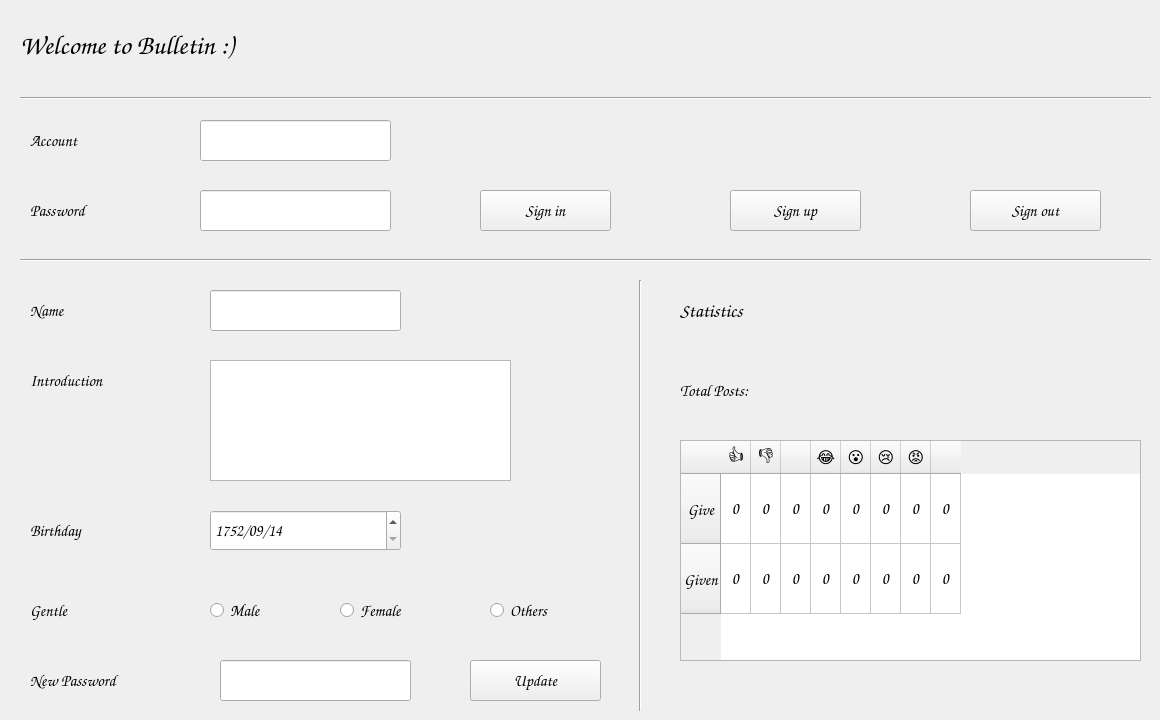
    <widget class="QWidget" name="user_tab">
     <attribute name="title">
      <string>User Profile</string>
     </attribute>
     <widget class="QLineEdit" name="acct">
      <property name="geometry">
       <rect>
        <x>200</x>
        <y>120</y>
        <width>191</width>
        <height>41</height>
       </rect>
      </property>
      <property name="font">
       <font>
        <family>Comic Sans MS</family>
        <pointsize>12</pointsize>
       </font>
      </property>
      <property name="text">
       <string/>
      </property>
     </widget>
     <widget class="QLineEdit" name="pwd">
      <property name="geometry">
       <rect>
        <x>200</x>
        <y>190</y>
        <width>191</width>
        <height>41</height>
       </rect>
      </property>
      <property name="font">
       <font>
        <family>Comic Sans MS</family>
        <pointsize>12</pointsize>
       </font>
      </property>
      <property name="inputMask">
       <string/>
      </property>
      <property name="text">
       <string/>
      </property>
      <property name="echoMode">
       <enum>QLineEdit::Password</enum>
      </property>
     </widget>
     <widget class="QLabel" name="acct_lb">
      <property name="geometry">
       <rect>
        <x>30</x>
        <y>120</y>
        <width>151</width>
        <height>41</height>
       </rect>
      </property>
      <property name="font">
       <font>
        <family>Comic Sans MS</family>
        <pointsize>12</pointsize>
       </font>
      </property>
      <property name="text">
       <string>Account</string>
      </property>
     </widget>
     <widget class="QLabel" name="pwd_lb">
      <property name="geometry">
       <rect>
        <x>30</x>
        <y>190</y>
        <width>151</width>
        <height>41</height>
       </rect>
      </property>
      <property name="font">
       <font>
        <family>Comic Sans MS</family>
        <pointsize>12</pointsize>
       </font>
      </property>
      <property name="text">
       <string>Password</string>
      </property>
     </widget>
     <widget class="QPushButton" name="sign_in_btn">
      <property name="geometry">
       <rect>
        <x>480</x>
        <y>190</y>
        <width>131</width>
        <height>41</height>
       </rect>
      </property>
      <property name="font">
       <font>
        <family>Comic Sans MS</family>
        <pointsize>12</pointsize>
       </font>
      </property>
      <property name="text">
       <string>Sign in</string>
      </property>
     </widget>
     <widget class="Line" name="h_line2">
      <property name="geometry">
       <rect>
        <x>20</x>
        <y>250</y>
        <width>1131</width>
        <height>20</height>
       </rect>
      </property>
      <property name="font">
       <font>
        <family>Comic Sans MS</family>
        <pointsize>12</pointsize>
       </font>
      </property>
      <property name="orientation">
       <enum>Qt::Horizontal</enum>
      </property>
     </widget>
     <widget class="QPushButton" name="sign_up_btn">
      <property name="geometry">
       <rect>
        <x>730</x>
        <y>190</y>
        <width>131</width>
        <height>41</height>
       </rect>
      </property>
      <property name="font">
       <font>
        <family>Comic Sans MS</family>
        <pointsize>12</pointsize>
       </font>
      </property>
      <property name="text">
       <string>Sign up</string>
      </property>
     </widget>
     <widget class="QLabel" name="wel_lb">
      <property name="geometry">
       <rect>
        <x>20</x>
        <y>20</y>
        <width>571</width>
        <height>51</height>
       </rect>
      </property>
      <property name="font">
       <font>
        <family>Comic Sans MS</family>
        <pointsize>20</pointsize>
       </font>
      </property>
      <property name="text">
       <string>Welcome to Bulletin :)</string>
      </property>
     </widget>
     <widget class="Line" name="h_line1">
      <property name="geometry">
       <rect>
        <x>20</x>
        <y>90</y>
        <width>1131</width>
        <height>16</height>
       </rect>
      </property>
      <property name="font">
       <font>
        <family>Comic Sans MS</family>
        <pointsize>12</pointsize>
       </font>
      </property>
      <property name="orientation">
       <enum>Qt::Horizontal</enum>
      </property>
     </widget>
     <widget class="QWidget" name="profile" native="true">
      <property name="geometry">
       <rect>
        <x>30</x>
        <y>280</y>
        <width>1111</width>
        <height>431</height>
       </rect>
      </property>
      <property name="font">
       <font>
        <family>Comic Sans MS</family>
        <pointsize>12</pointsize>
       </font>
      </property>
      <widget class="QLabel" name="gndr_lb">
       <property name="geometry">
        <rect>
         <x>0</x>
         <y>310</y>
         <width>151</width>
         <height>41</height>
        </rect>
       </property>
       <property name="font">
        <font>
         <family>Comic Sans MS</family>
         <pointsize>12</pointsize>
        </font>
       </property>
       <property name="text">
        <string>Gentle</string>
       </property>
      </widget>
      <widget class="QRadioButton" name="others">
       <property name="enabled">
        <bool>true</bool>
       </property>
       <property name="geometry">
        <rect>
         <x>460</x>
         <y>310</y>
         <width>131</width>
         <height>41</height>
        </rect>
       </property>
       <property name="font">
        <font>
         <family>Comic Sans MS</family>
         <pointsize>12</pointsize>
        </font>
       </property>
       <property name="text">
        <string>Others</string>
       </property>
       <property name="checkable">
        <bool>true</bool>
       </property>
       <property name="checked">
        <bool>false</bool>
       </property>
       <property name="autoExclusive">
        <bool>true</bool>
       </property>
      </widget>
      <widget class="QLineEdit" name="new_pwd">
       <property name="enabled">
        <bool>true</bool>
       </property>
       <property name="geometry">
        <rect>
         <x>190</x>
         <y>380</y>
         <width>191</width>
         <height>41</height>
        </rect>
       </property>
       <property name="font">
        <font>
         <family>Comic Sans MS</family>
         <pointsize>12</pointsize>
        </font>
       </property>
       <property name="inputMask">
        <string/>
       </property>
       <property name="text">
        <string/>
       </property>
       <property name="echoMode">
        <enum>QLineEdit::Password</enum>
       </property>
      </widget>
      <widget class="QLabel" name="birth_lb">
       <property name="geometry">
        <rect>
         <x>0</x>
         <y>230</y>
         <width>151</width>
         <height>41</height>
        </rect>
       </property>
       <property name="font">
        <font>
         <family>Comic Sans MS</family>
         <pointsize>12</pointsize>
        </font>
       </property>
       <property name="text">
        <string>Birthday</string>
       </property>
      </widget>
      <widget class="QLabel" name="intro_lb">
       <property name="geometry">
        <rect>
         <x>0</x>
         <y>80</y>
         <width>151</width>
         <height>41</height>
        </rect>
       </property>
       <property name="font">
        <font>
         <family>Comic Sans MS</family>
         <pointsize>12</pointsize>
        </font>
       </property>
       <property name="text">
        <string>Introduction</string>
       </property>
      </widget>
      <widget class="QDateEdit" name="birth">
       <property name="enabled">
        <bool>true</bool>
       </property>
       <property name="geometry">
        <rect>
         <x>180</x>
         <y>230</y>
         <width>191</width>
         <height>41</height>
        </rect>
       </property>
       <property name="font">
        <font>
         <family>Comic Sans MS</family>
         <pointsize>12</pointsize>
        </font>
       </property>
       <property name="dateTime">
        <datetime>
         <hour>0</hour>
         <minute>0</minute>
         <second>0</second>
         <year>1752</year>
         <month>9</month>
         <day>14</day>
        </datetime>
       </property>
       <property name="displayFormat">
        <string>yyyy/MM/dd</string>
       </property>
       <property name="date">
        <date>
         <year>1752</year>
         <month>9</month>
         <day>14</day>
        </date>
       </property>
      </widget>
      <widget class="QLabel" name="name_lb">
       <property name="geometry">
        <rect>
         <x>0</x>
         <y>10</y>
         <width>151</width>
         <height>41</height>
        </rect>
       </property>
       <property name="font">
        <font>
         <family>Comic Sans MS</family>
         <pointsize>12</pointsize>
        </font>
       </property>
       <property name="text">
        <string>Name</string>
       </property>
      </widget>
      <widget class="QRadioButton" name="female">
       <property name="enabled">
        <bool>true</bool>
       </property>
       <property name="geometry">
        <rect>
         <x>310</x>
         <y>310</y>
         <width>141</width>
         <height>41</height>
        </rect>
       </property>
       <property name="font">
        <font>
         <family>Comic Sans MS</family>
         <pointsize>12</pointsize>
        </font>
       </property>
       <property name="text">
        <string>Female</string>
       </property>
       <property name="checked">
        <bool>false</bool>
       </property>
       <property name="autoExclusive">
        <bool>true</bool>
       </property>
      </widget>
      <widget class="QLineEdit" name="name">
       <property name="enabled">
        <bool>true</bool>
       </property>
       <property name="geometry">
        <rect>
         <x>180</x>
         <y>10</y>
         <width>191</width>
         <height>41</height>
        </rect>
       </property>
       <property name="font">
        <font>
         <family>Comic Sans MS</family>
         <pointsize>12</pointsize>
        </font>
       </property>
       <property name="inputMask">
        <string/>
       </property>
       <property name="text">
        <string/>
       </property>
       <property name="echoMode">
        <enum>QLineEdit::Normal</enum>
       </property>
      </widget>
      <widget class="QTextEdit" name="intro">
       <property name="enabled">
        <bool>true</bool>
       </property>
       <property name="geometry">
        <rect>
         <x>180</x>
         <y>80</y>
         <width>301</width>
         <height>121</height>
        </rect>
       </property>
       <property name="font">
        <font>
         <family>Comic Sans MS</family>
         <pointsize>12</pointsize>
        </font>
       </property>
      </widget>
      <widget class="QLabel" name="new_pwd_lb">
       <property name="geometry">
        <rect>
         <x>0</x>
         <y>380</y>
         <width>171</width>
         <height>41</height>
        </rect>
       </property>
       <property name="font">
        <font>
         <family>Comic Sans MS</family>
         <pointsize>12</pointsize>
        </font>
       </property>
       <property name="text">
        <string>New Password</string>
       </property>
      </widget>
      <widget class="QRadioButton" name="male">
       <property name="enabled">
        <bool>true</bool>
       </property>
       <property name="geometry">
        <rect>
         <x>180</x>
         <y>310</y>
         <width>121</width>
         <height>41</height>
        </rect>
       </property>
       <property name="font">
        <font>
         <family>Comic Sans MS</family>
         <pointsize>12</pointsize>
        </font>
       </property>
       <property name="text">
        <string>Male</string>
       </property>
       <property name="checked">
        <bool>false</bool>
       </property>
       <property name="autoExclusive">
        <bool>true</bool>
       </property>
      </widget>
      <widget class="Line" name="v_line">
       <property name="geometry">
        <rect>
         <x>600</x>
         <y>0</y>
         <width>20</width>
         <height>431</height>
        </rect>
       </property>
       <property name="font">
        <font>
         <family>Comic Sans MS</family>
         <pointsize>12</pointsize>
        </font>
       </property>
       <property name="orientation">
        <enum>Qt::Vertical</enum>
       </property>
      </widget>
      <widget class="QLabel" name="ttl_post_lb">
       <property name="geometry">
        <rect>
         <x>650</x>
         <y>90</y>
         <width>241</width>
         <height>41</height>
        </rect>
       </property>
       <property name="font">
        <font>
         <family>Comic Sans MS</family>
         <pointsize>12</pointsize>
        </font>
       </property>
       <property name="text">
        <string>Total Posts:</string>
       </property>
      </widget>
      <widget class="QPushButton" name="update_btn">
       <property name="enabled">
        <bool>true</bool>
       </property>
       <property name="geometry">
        <rect>
         <x>440</x>
         <y>380</y>
         <width>131</width>
         <height>41</height>
        </rect>
       </property>
       <property name="font">
        <font>
         <family>Comic Sans MS</family>
         <pointsize>12</pointsize>
        </font>
       </property>
       <property name="text">
        <string>Update</string>
       </property>
      </widget>
      <widget class="QTableWidget" name="emoji_table">
       <property name="geometry">
        <rect>
         <x>650</x>
         <y>160</y>
         <width>461</width>
         <height>221</height>
        </rect>
       </property>
       <property name="sizePolicy">
        <sizepolicy hsizetype="Fixed" vsizetype="Fixed">
         <horstretch>0</horstretch>
         <verstretch>0</verstretch>
        </sizepolicy>
       </property>
       <property name="font">
        <font>
         <family>Comic Sans MS</family>
         <pointsize>12</pointsize>
        </font>
       </property>
       <property name="layoutDirection">
        <enum>Qt::LeftToRight</enum>
       </property>
       <property name="styleSheet">
        <string notr="true"/>
       </property>
       <property name="sizeAdjustPolicy">
        <enum>QAbstractScrollArea::AdjustIgnored</enum>
       </property>
       <property name="autoScroll">
        <bool>true</bool>
       </property>
       <property name="autoScrollMargin">
        <number>16</number>
       </property>
       <property name="editTriggers">
        <set>QAbstractItemView::NoEditTriggers</set>
       </property>
       <property name="showGrid">
        <bool>true</bool>
       </property>
       <property name="gridStyle">
        <enum>Qt::SolidLine</enum>
       </property>
       <property name="wordWrap">
        <bool>false</bool>
       </property>
       <attribute name="horizontalHeaderVisible">
        <bool>true</bool>
       </attribute>
       <attribute name="horizontalHeaderCascadingSectionResizes">
        <bool>false</bool>
       </attribute>
       <attribute name="horizontalHeaderDefaultSectionSize">
        <number>30</number>
       </attribute>
       <attribute name="horizontalHeaderHighlightSections">
        <bool>true</bool>
       </attribute>
       <attribute name="horizontalHeaderMinimumSectionSize">
        <number>30</number>
       </attribute>
       <attribute name="horizontalHeaderShowSortIndicator" stdset="0">
        <bool>false</bool>
       </attribute>
       <attribute name="horizontalHeaderStretchLastSection">
        <bool>false</bool>
       </attribute>
       <attribute name="verticalHeaderVisible">
        <bool>true</bool>
       </attribute>
       <attribute name="verticalHeaderCascadingSectionResizes">
        <bool>false</bool>
       </attribute>
       <attribute name="verticalHeaderDefaultSectionSize">
        <number>70</number>
       </attribute>
       <attribute name="verticalHeaderHighlightSections">
        <bool>true</bool>
       </attribute>
       <attribute name="verticalHeaderMinimumSectionSize">
        <number>70</number>
       </attribute>
       <attribute name="verticalHeaderShowSortIndicator" stdset="0">
        <bool>false</bool>
       </attribute>
       <attribute name="verticalHeaderStretchLastSection">
        <bool>false</bool>
       </attribute>
       <row>
        <property name="text">
         <string>Give</string>
        </property>
        <property name="textAlignment">
         <set>AlignCenter</set>
        </property>
       </row>
       <row>
        <property name="text">
         <string>Given</string>
        </property>
        <property name="textAlignment">
         <set>AlignCenter</set>
        </property>
       </row>
       <column>
        <property name="text">
         <string>👍</string>
        </property>
        <property name="textAlignment">
         <set>AlignCenter</set>
        </property>
       </column>
       <column>
        <property name="text">
         <string>👎</string>
        </property>
        <property name="textAlignment">
         <set>AlignCenter</set>
        </property>
       </column>
       <column>
        <property name="text">
         <string>💖</string>
        </property>
        <property name="textAlignment">
         <set>AlignCenter</set>
        </property>
       </column>
       <column>
        <property name="text">
         <string>😂</string>
        </property>
        <property name="textAlignment">
         <set>AlignCenter</set>
        </property>
       </column>
       <column>
        <property name="text">
         <string>😮</string>
        </property>
        <property name="textAlignment">
         <set>AlignCenter</set>
        </property>
       </column>
       <column>
        <property name="text">
         <string>😢</string>
        </property>
        <property name="textAlignment">
         <set>AlignCenter</set>
        </property>
       </column>
       <column>
        <property name="text">
         <string>😡</string>
        </property>
        <property name="textAlignment">
         <set>AlignCenter</set>
        </property>
       </column>
       <column>
        <property name="text">
         <string>🏅</string>
        </property>
        <property name="textAlignment">
         <set>AlignCenter</set>
        </property>
       </column>
       <item row="0" column="0">
        <property name="text">
         <string>0</string>
        </property>
        <property name="textAlignment">
         <set>AlignCenter</set>
        </property>
        <property name="flags">
         <set>ItemIsDragEnabled|ItemIsUserCheckable|ItemIsEnabled</set>
        </property>
       </item>
       <item row="0" column="1">
        <property name="text">
         <string>0</string>
        </property>
        <property name="textAlignment">
         <set>AlignCenter</set>
        </property>
        <property name="flags">
         <set>ItemIsDragEnabled|ItemIsUserCheckable|ItemIsEnabled</set>
        </property>
       </item>
       <item row="0" column="2">
        <property name="text">
         <string>0</string>
        </property>
        <property name="textAlignment">
         <set>AlignCenter</set>
        </property>
        <property name="flags">
         <set>ItemIsDragEnabled|ItemIsUserCheckable|ItemIsEnabled</set>
        </property>
       </item>
       <item row="0" column="3">
        <property name="text">
         <string>0</string>
        </property>
        <property name="textAlignment">
         <set>AlignCenter</set>
        </property>
        <property name="flags">
         <set>ItemIsDragEnabled|ItemIsUserCheckable|ItemIsEnabled</set>
        </property>
       </item>
       <item row="0" column="4">
        <property name="text">
         <string>0</string>
        </property>
        <property name="textAlignment">
         <set>AlignCenter</set>
        </property>
        <property name="flags">
         <set>ItemIsDragEnabled|ItemIsUserCheckable|ItemIsEnabled</set>
        </property>
       </item>
       <item row="0" column="5">
        <property name="text">
         <string>0</string>
        </property>
        <property name="textAlignment">
         <set>AlignCenter</set>
        </property>
        <property name="flags">
         <set>ItemIsDragEnabled|ItemIsUserCheckable|ItemIsEnabled</set>
        </property>
       </item>
       <item row="0" column="6">
        <property name="text">
         <string>0</string>
        </property>
        <property name="textAlignment">
         <set>AlignCenter</set>
        </property>
        <property name="flags">
         <set>ItemIsDragEnabled|ItemIsUserCheckable|ItemIsEnabled</set>
        </property>
       </item>
       <item row="0" column="7">
        <property name="text">
         <string>0</string>
        </property>
        <property name="textAlignment">
         <set>AlignCenter</set>
        </property>
        <property name="flags">
         <set>ItemIsDragEnabled|ItemIsUserCheckable|ItemIsEnabled</set>
        </property>
       </item>
       <item row="1" column="0">
        <property name="text">
         <string>0</string>
        </property>
        <property name="textAlignment">
         <set>AlignCenter</set>
        </property>
        <property name="flags">
         <set>ItemIsDragEnabled|ItemIsUserCheckable|ItemIsEnabled</set>
        </property>
       </item>
       <item row="1" column="1">
        <property name="text">
         <string>0</string>
        </property>
        <property name="textAlignment">
         <set>AlignCenter</set>
        </property>
        <property name="flags">
         <set>ItemIsDragEnabled|ItemIsUserCheckable|ItemIsEnabled</set>
        </property>
       </item>
       <item row="1" column="2">
        <property name="text">
         <string>0</string>
        </property>
        <property name="textAlignment">
         <set>AlignCenter</set>
        </property>
        <property name="flags">
         <set>ItemIsDragEnabled|ItemIsUserCheckable|ItemIsEnabled</set>
        </property>
       </item>
       <item row="1" column="3">
        <property name="text">
         <string>0</string>
        </property>
        <property name="textAlignment">
         <set>AlignCenter</set>
        </property>
        <property name="flags">
         <set>ItemIsDragEnabled|ItemIsUserCheckable|ItemIsEnabled</set>
        </property>
       </item>
       <item row="1" column="4">
        <property name="text">
         <string>0</string>
        </property>
        <property name="textAlignment">
         <set>AlignCenter</set>
        </property>
        <property name="flags">
         <set>ItemIsDragEnabled|ItemIsUserCheckable|ItemIsEnabled</set>
        </property>
       </item>
       <item row="1" column="5">
        <property name="text">
         <string>0</string>
        </property>
        <property name="textAlignment">
         <set>AlignCenter</set>
        </property>
        <property name="flags">
         <set>ItemIsDragEnabled|ItemIsUserCheckable|ItemIsEnabled</set>
        </property>
       </item>
       <item row="1" column="6">
        <property name="text">
         <string>0</string>
        </property>
        <property name="textAlignment">
         <set>AlignCenter</set>
        </property>
        <property name="flags">
         <set>ItemIsDragEnabled|ItemIsUserCheckable|ItemIsEnabled</set>
        </property>
       </item>
       <item row="1" column="7">
        <property name="text">
         <string>0</string>
        </property>
        <property name="textAlignment">
         <set>AlignCenter</set>
        </property>
        <property name="flags">
         <set>ItemIsDragEnabled|ItemIsUserCheckable|ItemIsEnabled</set>
        </property>
       </item>
      </widget>
      <widget class="QLabel" name="stat_lb">
       <property name="geometry">
        <rect>
         <x>650</x>
         <y>10</y>
         <width>151</width>
         <height>41</height>
        </rect>
       </property>
       <property name="font">
        <font>
         <family>Comic Sans MS</family>
         <pointsize>14</pointsize>
        </font>
       </property>
       <property name="text">
        <string>Statistics</string>
       </property>
      </widget>
     </widget>
     <widget class="QPushButton" name="sign_out_btn">
      <property name="geometry">
       <rect>
        <x>970</x>
        <y>190</y>
        <width>131</width>
        <height>41</height>
       </rect>
      </property>
      <property name="font">
       <font>
        <family>Comic Sans MS</family>
        <pointsize>12</pointsize>
       </font>
      </property>
      <property name="text">
       <string>Sign out</string>
      </property>
     </widget>
    </widget>
